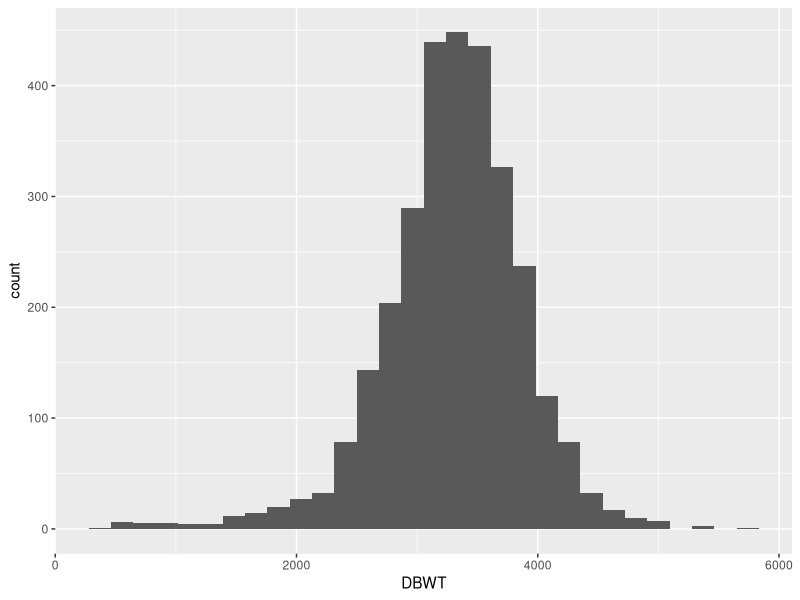
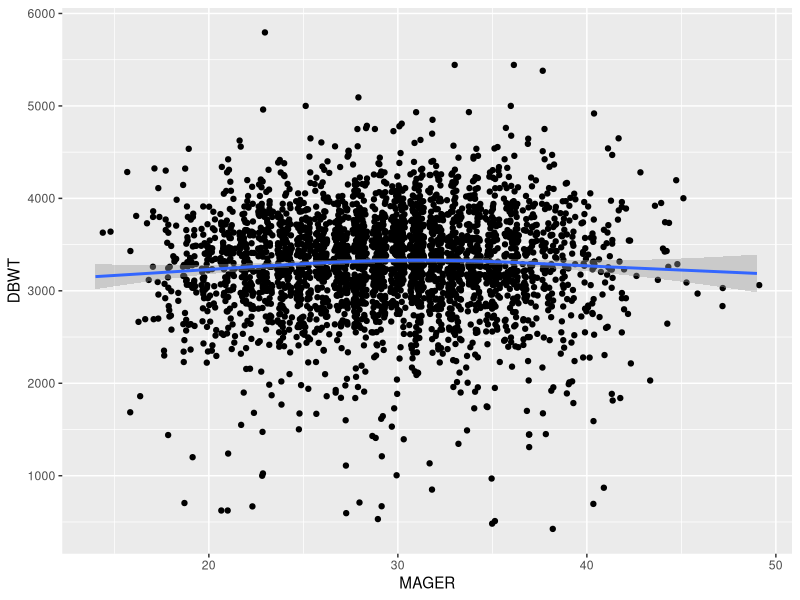
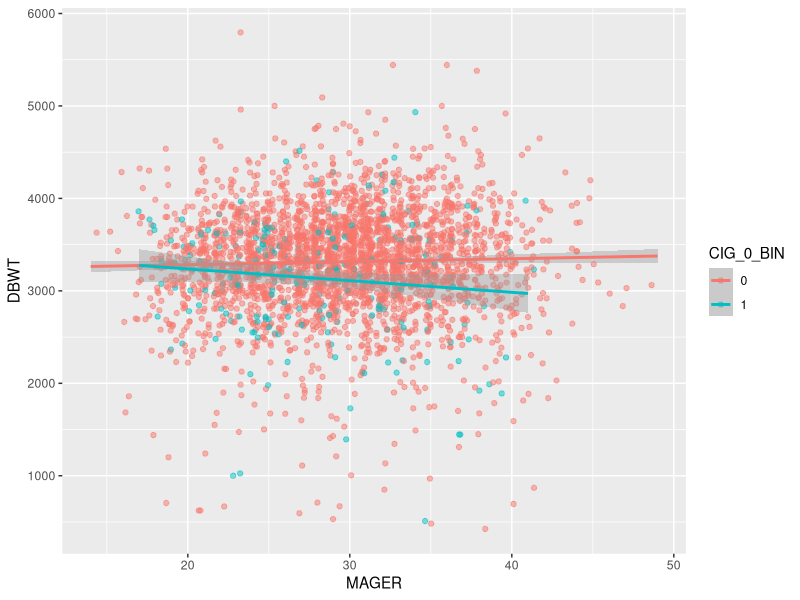
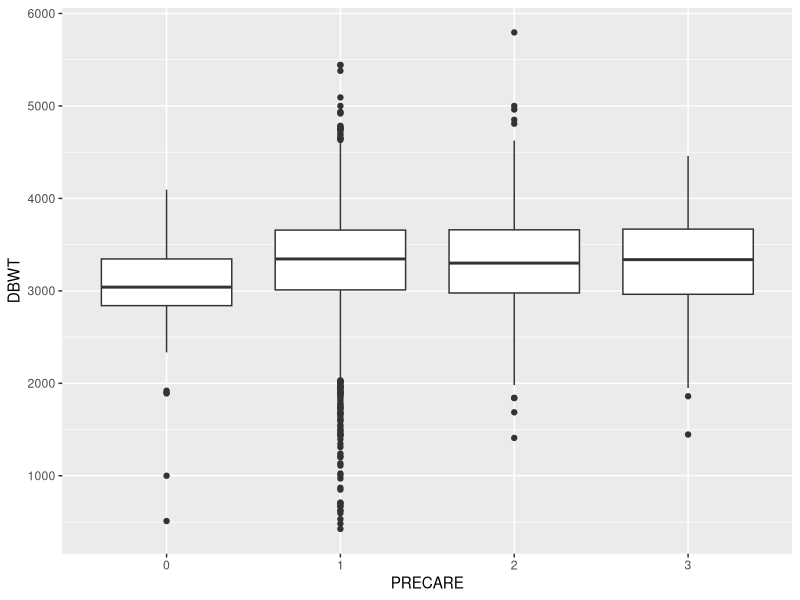
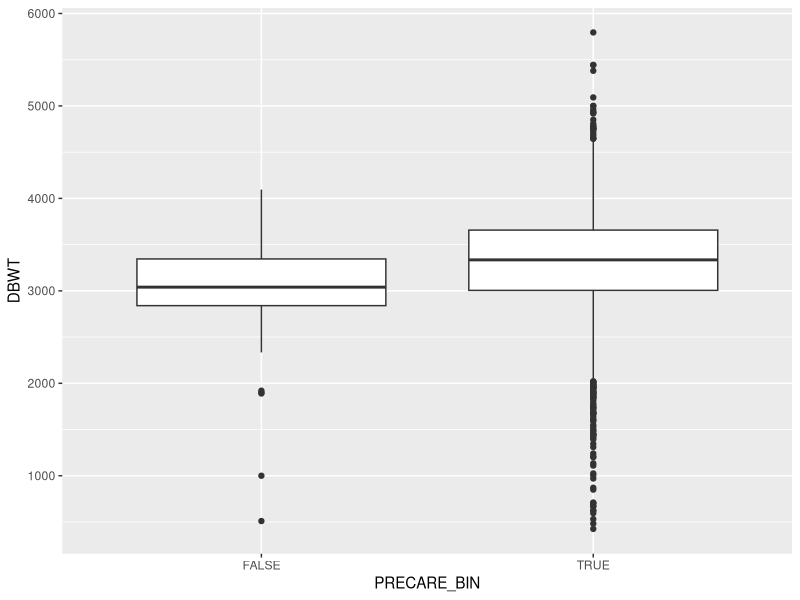
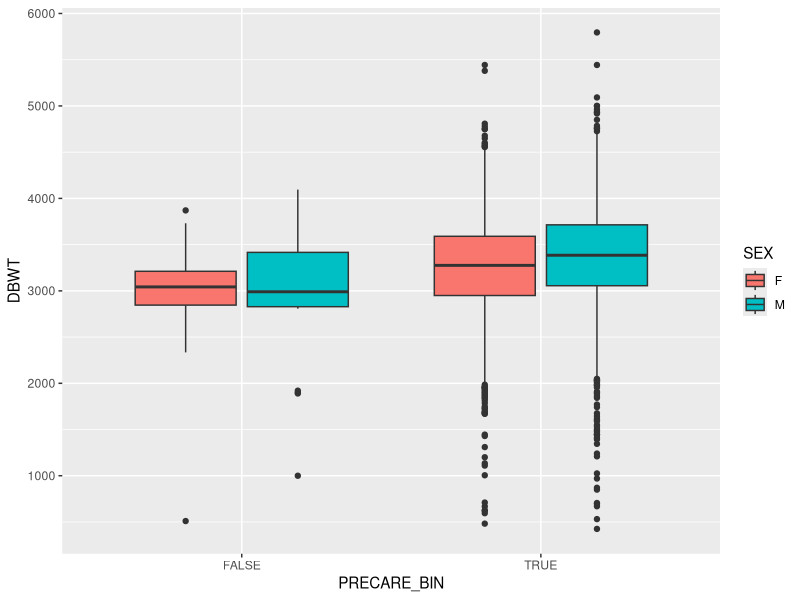
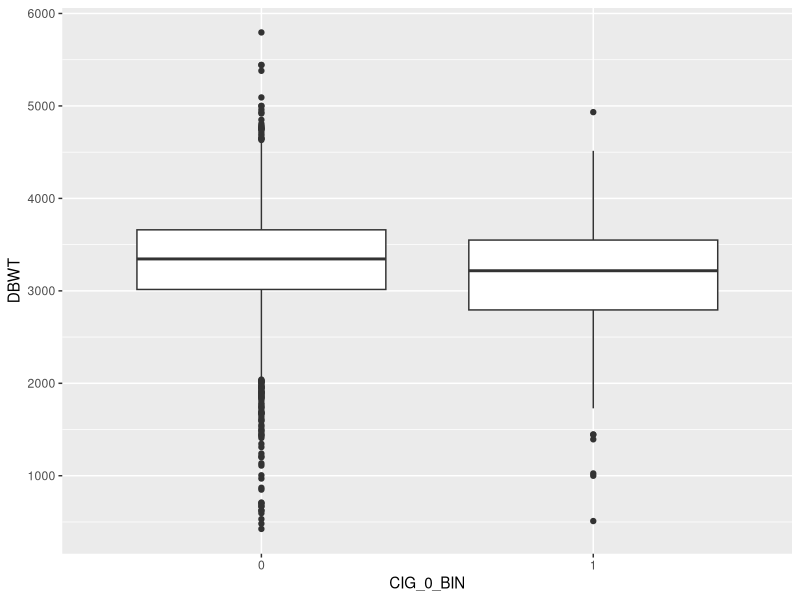
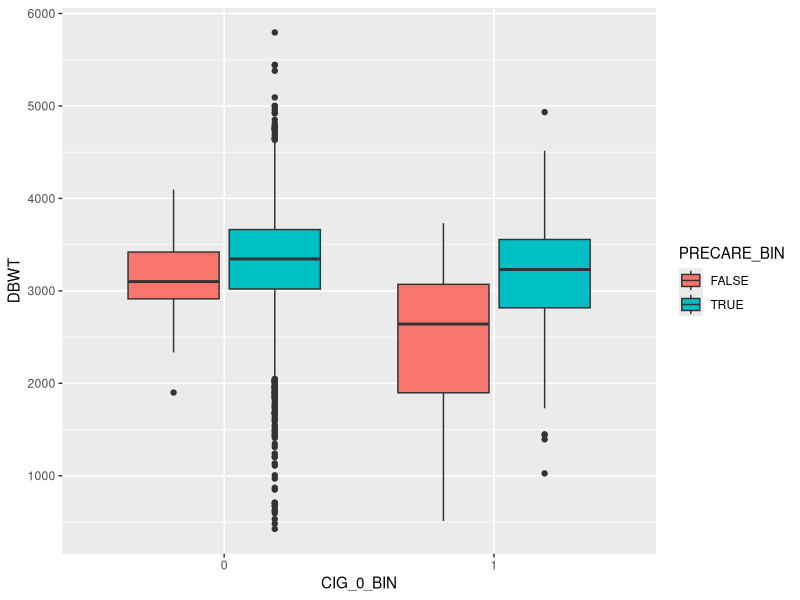

R code for these plots, in order:
## ---- chunk 1
library(ggplot2)
library(car)
library(dplyr)
EDA_df <- read.csv("data/EDA.csv")
EDA_df$CIG_0_BIN <- factor(EDA_df$CIG_0_BIN)
EDA_df$PRECARE <- factor(EDA_df$PRECARE)
EDA_df$SEX <- factor(EDA_df$SEX)
EDA_df$RESTATUS <- factor(EDA_df$RESTATUS)
EDA_df$PAY <- factor(EDA_df$PAY)
EDA_df$NO_RISKS <- factor(EDA_df$NO_RISKS)
EDA_df$MRAVE6 <- factor(EDA_df$MRAVE6)
EDA_df$FRACE6  <- factor(EDA_df$FRACE6)
EDA_df$MEDUC <- factor(EDA_df$MEDUC)
EDA_df$FEDUC <- factor(EDA_df$FEDUC)
## ---- chunk 2
# response variable
ggplot(EDA_df, aes(x = DBWT)) +
  geom_histogram()

# Measure of symmetry
DBWT_sym = (quantile(EDA_df$DBWT, 0.75) - median(EDA_df$DBWT)) /
  (median(EDA_df$DBWT) - quantile(EDA_df$DBWT, 0.25))
## ---- chunk 3
ggplot(EDA_df, aes(x = MAGER, y = DBWT)) +
  geom_point(position = "jitter") +
  geom_smooth()
## ---- chunk 4
ggplot(EDA_df, aes(x = MAGER, y = DBWT)) +
  geom_point(position = "jitter", aes(colour = CIG_0_BIN), alpha = 0.5) +
  geom_smooth(method = 'lm', aes(colour = CIG_0_BIN))
## ---- chunk 5
ggplot(EDA_df, aes(x = PRECARE, y = DBWT)) +
  geom_boxplot()
## ---- chunk 6
# Binarizing PRECARE
EDA_df$PRECARE_BIN <- ifelse(EDA_df$PRECARE == 0, FALSE, TRUE)
ggplot(EDA_df, aes(x = PRECARE_BIN, y = DBWT)) +
  geom_boxplot()
## ---- chunk 7
EDA_df %>% count(PRECARE) 
## ---- chunk 8
ggplot(EDA_df, aes(x = PRECARE_BIN, y = DBWT)) +
  geom_boxplot(aes(fill = SEX))
## ---- chunk 9
ggplot(EDA_df, aes(x = CIG_0_BIN, y = DBWT)) +
  geom_boxplot()
## ---- chunk 10
ggplot(EDA_df, aes(x = CIG_0_BIN, y = DBWT)) +
  geom_boxplot(aes(fill = PRECARE_BIN))
## ---- chunk 11
EDA_df %>% count(CIG_0_BIN)
## ---- chunk 12
ggplot(EDA_df, aes(x = BMI, y = DBWT)) +
  geom_point() +
  geom_smooth()
## ---- chunk 13
ggplot(EDA_df, aes(x = BMI, y = DBWT)) +
  geom_point(aes(colour = PAY), alpha = 0.5) +
  geom_smooth(method = 'lm', aes(colour = PAY))
## ---- chunk 14
ggplot(EDA_df, aes(x = BMI, y = DBWT)) +
  geom_point(aes(colour = PRECARE_BIN), alpha = 0.5) +
  geom_smooth(aes(colour = PRECARE_BIN))
## ---- chunk 15
EDA_df %>% count(PAY)
## ---- chunk 16
ggplot(EDA_df, aes(x = WT.percent.gain, y = DBWT)) +
  geom_point() +
  geom_smooth()
## ---- chunk 17
ggplot(EDA_df, aes(x = WT.percent.gain, y = DBWT)) +
  geom_point(aes(colour = PAY), alpha = 0.5) +
  geom_smooth(method = 'lm', aes(colour = PAY))
## ---- chunk 18
ggplot(EDA_df, aes(x = WT.percent.gain, y = DBWT)) +
  geom_point(aes(colour = MEDUC), alpha = 0.5) +
  geom_smooth(method = "lm",aes(colour = MEDUC))
## ---- chunk 19
ggplot(EDA_df, aes(x = SEX, y = DBWT)) +
  geom_boxplot()
## ---- chunk 20
ggplot(EDA_df, aes(x = SEX, y = DBWT)) +
  geom_boxplot(aes(fill = PRECARE_BIN))
## ---- chunk 21
ggplot(EDA_df, aes(x = PREVIS, y = DBWT)) +
  geom_point(position = "jitter") +
  geom_smooth()
## ---- chunk 22
ggplot(EDA_df, aes(x = PREVIS, y = DBWT)) +
  geom_point(position = "jitter", aes(colour = PRECARE_BIN), alpha = 0.5) +
  geom_smooth(method = "lm", aes(colour = PRECARE_BIN))
## ---- chunk 23
ggplot(EDA_df, aes(x = PREVIS, y = DBWT)) +
  geom_point(position = "jitter", aes(colour = PAY), alpha = 0.5) +
  geom_smooth(method = "lm", aes(colour = PAY))
## ---- chunk 24
ggplot(EDA_df, aes(x = PREVIS, y = DBWT)) +
  geom_point(position = "jitter", aes(colour = FEDUC), alpha = 0.5) +
  geom_smooth(method = "lm", aes(colour = FEDUC))

ggplot(EDA_df, aes(x = PREVIS, y = DBWT)) +
  geom_point(position = "jitter", aes(colour = MEDUC), alpha = 0.5) +
  geom_smooth(method = "lm", aes(colour = MEDUC))

EDA_df %>% count(FEDUC)
EDA_df %>% count(MEDUC)
